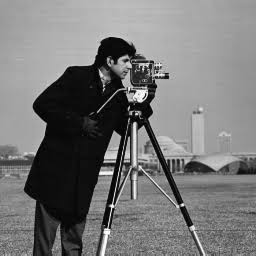
#> input picture assign_21/img/img_2.jpg, 256 x 256 px, found by its file name
$ python 4_dft.py
#> lines starting #> are read from the running program, lines starting #| are printed output that depends on the picture
from PIL import Image
import numpy as np
import matplotlib.pyplot as plt

image = Image.open("img_2.jpg").convert("L")
img = np.array(image, dtype=np.float64)
img = img[:64, :64]
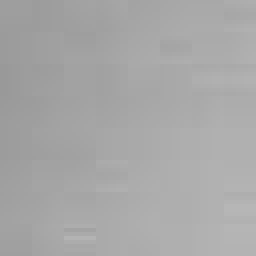
#> img: shape (64, 64) float64 (shown 4 times larger); min 153, max 182, mean 167.4
M, N = img.shape
#> M = 64; N = 64
print("Image size:", M, "x", N)
#| Image size: 64 x 64
F = np.zeros((M, N), dtype=complex)
for u in range(M):
    for v in range(N):
        total = 0j
        for x in range(M):
            for y in range(N):
                angle = -2j * np.pi * ((u * x / M) + (v * y / N))
#> (the run stopped early here; a loop or call above may not have finished)
